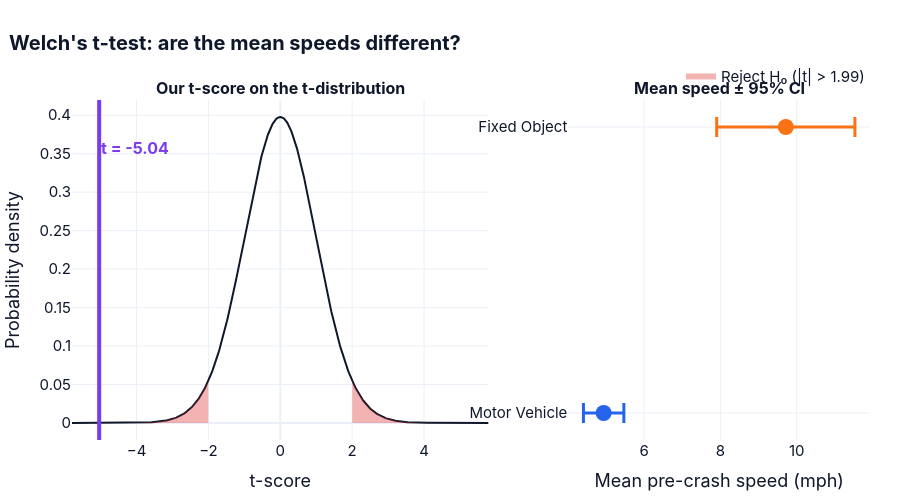

The notebook cell this image was saved under:
### Markdown cell above
## ⑤ ⚖️ t-test: Equality of Means (Welch's)

$$t = \frac{\bar{x}_1 - \bar{x}_2}{\sqrt{\dfrac{s_1^2}{n_1} + \dfrac{s_2^2}{n_2}}}$$

**t-score** = how many standard errors apart the two means are. If |t| is beyond the critical value, the gap is unlikely to be chance.

### Code cell
analysis.t_test()

### Figure 1 — Plotly figure (JSON) as saved in the notebook; plotly's stock layout.template omitted (floating-point values rounded to 4 significant figures; data arrays with more than 128 entries replaced by an {"elided": "..."} marker saying what was removed)
{"data": [{"line": {"color": "#0F172A", "width": 2}, "mode": "lines", "showlegend": false, "type": "scatter", "x": {"elided": "600 float values"}, "xaxis": "x", "y": {"elided": "600 float values"}, "yaxis": "y"}, {"fill": "tozeroy", "fillcolor": "rgba(220,38,38,0.35)", "mode": "none", "name": "Reject H₀ (|t| > 1.99)", "showlegend": true, "type": "scatter", "x": {"elided": "197 float values"}, "xaxis": "x", "y": {"elided": "197 float values"}, "yaxis": "y"}, {"fill": "tozeroy", "fillcolor": "rgba(220,38,38,0.35)", "mode": "none", "name": "Reject H₀ (|t| > 1.99)", "showlegend": false, "type": "scatter", "x": {"elided": "197 float values"}, "xaxis": "x", "y": {"elided": "197 float values"}, "yaxis": "y"}, {"error_x": {"thickness": 3, "type": "constant", "value": 0.5295, "width": 10}, "marker": {"color": "#2563EB", "size": 16}, "mode": "markers", "showlegend": false, "type": "scatter", "x": [4.941], "xaxis": "x2", "y": ["Motor Vehicle"], "yaxis": "y2"}, {"error_x": {"thickness": 3, "type": "constant", "value": 1.811, "width": 10}, "marker": {"color": "#F97316", "size": 16}, "mode": "markers", "showlegend": false, "type": "scatter", "x": [9.714], "xaxis": "x2", "y": ["Fixed Object"], "yaxis": "y2"}], "layout": {"annotations": [{"font": {"size": 16}, "showarrow": false, "text": "<b>Our t-score on the t-distribution</b>", "x": 0.261, "xanchor": "center", "xref": "paper", "y": 1, "yanchor": "bottom", "yref": "paper"}, {"font": {"size": 16}, "showarrow": false, "text": "<b>Mean speed ± 95% CI</b>", "x": 0.811, "xanchor": "center", "xref": "paper", "y": 1, "yanchor": "bottom", "yref": "paper"}, {"font": {"color": "#7C3AED", "size": 16}, "showarrow": false, "text": "<b>t = -5.04</b>", "x": -5.04, "xanchor": "left", "xref": "x", "y": 0.3579, "yref": "y"}], "font": {"color": "#0F172A", "family": "Inter, Segoe UI, Arial, sans-serif", "size": 15}, "height": 500, "legend": {"orientation": "h", "title": {}, "x": 1, "xanchor": "right", "y": 1.02, "yanchor": "bottom"}, "margin": {"b": 60, "l": 70, "r": 30, "t": 100}, "shapes": [{"line": {"color": "#7C3AED", "width": 4}, "type": "line", "x0": -5.04, "x1": -5.04, "xref": "x", "y0": 0, "y1": 1, "yref": "y domain"}], "title": {"font": {"size": 20}, "text": "<b>Welch's t-test: are the mean speeds different?</b>", "x": 0.01}, "xaxis": {"anchor": "y", "domain": [0, 0.522], "title": {"text": "t-score"}}, "xaxis2": {"anchor": "y2", "domain": [0.622, 1], "title": {"text": "Mean pre-crash speed (mph)"}}, "yaxis": {"anchor": "x", "domain": [0, 1], "title": {"text": "Probability density"}}, "yaxis2": {"anchor": "x2", "domain": [0, 1]}}}
